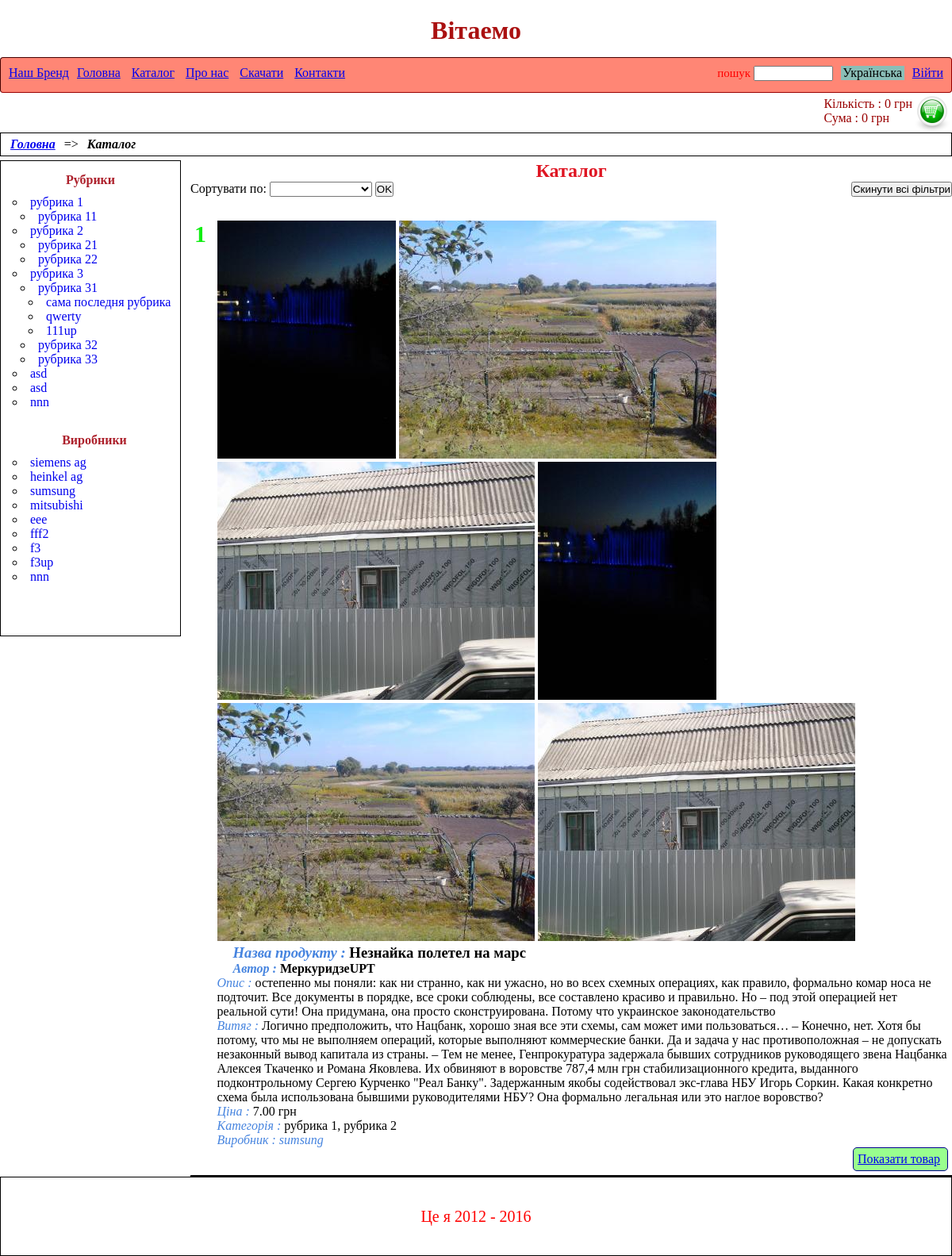
The page /catalog?manufacturer=sumsung on the database as committed earlier.
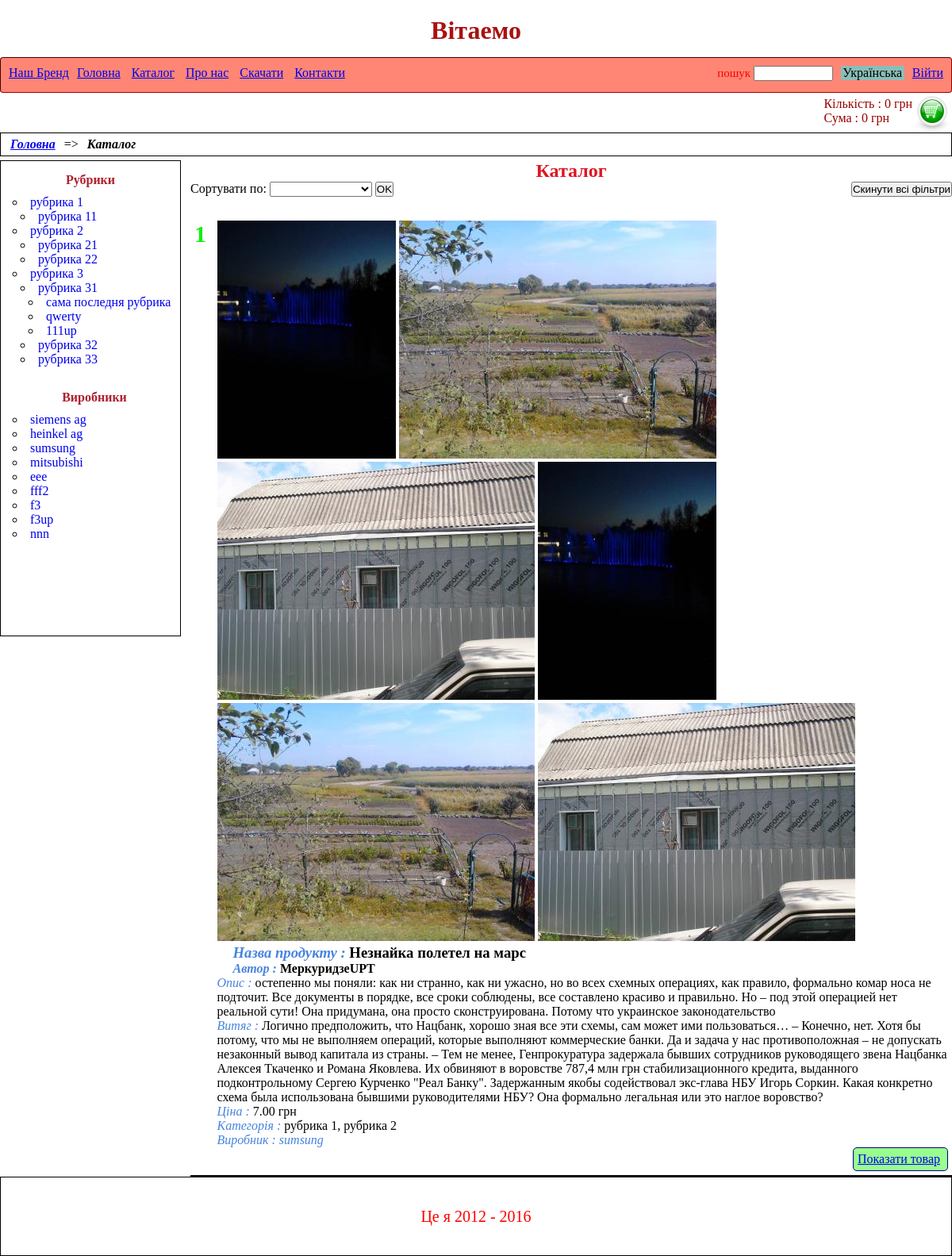
The same page on the database as committed later.
### tables this page shows
CREATE TABLE `categories` (
  `id` int(10) UNSIGNED NOT NULL,
  `title` varchar(50) NOT NULL,
  `parent_id` int(11) UNSIGNED NOT NULL,
  `eng_translit_title` varchar(50) NOT NULL
);

CREATE TABLE `manufacturers` (
  `id` int(10) UNSIGNED NOT NULL,
  `eng_translit_title` varchar(255) NOT NULL,
  `title` varchar(255) NOT NULL,
  `url` varchar(255) NOT NULL
);

CREATE TABLE `products` (
  `id` int(11) UNSIGNED NOT NULL,
  `author` varchar(50) NOT NULL,
  `title` varchar(50) NOT NULL,
  `description` text NOT NULL,
  `body` text NOT NULL,
  `price` decimal(12,2) NOT NULL,
  `manf_id` int(11) UNSIGNED DEFAULT NULL,
  `created` timestamp NOT NULL DEFAULT CURRENT_TIMESTAMP,
  `updated` timestamp NOT NULL DEFAULT CURRENT_TIMESTAMP ON UPDATE CURRENT_TIMESTAMP
);

### app/protected/controllers/catalog.php (called while the page is built, shortened)
<?php
class Catalog  extends BaseController
{
    public function index()
    {
        $leftCatalogtMenu = (new Categories())->getLeftCataloglMenu();
        $catalogModel= new DB_Catalog();
        $catalogResults = $catalogModel->getCatalog();
        $manufacturersList = $catalogModel->getManufacturers();
        $pages = $catalogModel->countPages();
        return ['view'=>'customer/catalog.php', 'leftCatalogMenu' => $leftCatalogtMenu, 'catalogResults'=>$catalogResults,
        'manufacturersList' => $manufacturersList, 'pages' => $pages];
    }
}

### app/core/application.php (called while the page is built, shortened)
<?php
class Application extends MainDispatcher {
    public function runController($controller){
        $action = $controller[1];
        $contr = new $name_contr($controller);
        $data=call_user_func(array($contr, $action));
        return $data;
    }
}

### public/index.php (called while the page is built, shortened)
<?php
$router = new Application();
$controller=$router->getController();
$data_and_view = $router->runController($controller);
$template_folder = $router->findAppropriateTemplate($view);
require_once PATH_SITE."/resources/".$template_folder."/index.php";

### app/core/database.php (called while the page is built, shortened)
<?php
class DataBase {
    function __construct(){
     try{
           $this->conn = new \PDO('mysql:dbname='.NAME_BD.';host='.HOST.'', USER, PASSWORD, array(\PDO::MYSQL_ATTR_INIT_COMMAND => 'SET NAMES\'UTF8\''));
        }catch(\PDOException $e) {die("Ошибка соединения с базой или хостом:".$e->getMessage());}
    }
}
?>

### resources/template/index.php (called while the page is built, shortened)
<?php
    require_once "header.php";
    $view=$router->getView($view);
    include_once ($view);
    require_once "footer.php";

### app/protected/models/db_catalog.php (called while the page is built, shortened)
<?php
class DB_Catalog extends DataBase
{
    private $amount;
    private $page;
    private $category;
    private $manufacturer;
    public function __construct($inAdmin = false)
    {
        $this->amount = ($inAdmin)? AMOUNTONPAGEADMIN: AMOUNTONPAGE;
        $this->page = $_GET['p']?? $_POST['p']?? 1;
        $this->category='';
        $this->manufacturer='';
    }
    public function getCatalog()
    {
        $startPage= ($this->page-1)*$this->amount;
        $this->order='';
        $order= $_GET['order']?? $_POST['order']?? null;
        $manufacturer= $_GET['manufacturer']?? $_POST['manufacturer']?? null;
            switch( @ $order){
                default: $this->order= ' ORDER BY `p`.`title` ASC'; break;
            }
        if(isset($manufacturer)){
            if(!isset($conjunction)) { $conjunction = " WHERE ";} else {$conjunction = " AND "; }
            $name= $this->conn->quote($manufacturer);
            $this->manufacturer = $conjunction."`m`.`eng_translit_title`=".$name." ";
        }
        $sql="SELECT `p`.`id` AS product_id , `p`.`author`, `p`.`title` as product_title , `p`.`description`, `p`.`body`,
              `p`.`price`, `p`.`manf_id`, GROUP_CONCAT( DISTINCT `c`.`title` SEPARATOR ', ') AS `category_title` ,
               `m`.`id` as manufacturer_id , `m`.`title` AS manufacturer_title , GROUP_CONCAT(`im`.`image`) AS `images`
               FROM `products` `p`  LEFT JOIN `manufacturers` `m`  ON `p`.`manf_id` = `m`.`id`
                LEFT JOIN `images` `im` ON `p`.`id`= `im`.`product_id`
                JOIN `products_categories` `pivot` ON `p`.`id` = `pivot`.`product_id` JOIN `categories` `c` ON `pivot`.`category_id` = `c`.`id`
                $this->category $this->manufacturer GROUP BY `p`.`id` $this->order LIMIT ?, $this->amount  " ;
        $stmt = $this->conn->prepare($sql);
        $stmt->bindParam(1, $startPage, \PDO::PARAM_INT);
        $stmt->execute();
        $result= $stmt->fetchAll();
        foreach ($result as $key=> $value){
            $startingLineNumber =(!isset($startingLineNumber))? ($this->page-1)*$this->amount+1: $startingLineNumber+1;
            $result[$key]->startingLineNumber= $startingLineNumber;
            if(!empty($value->images) && $value->images!= false ){
                $images= explode(',', $value->images);
                $result[$key]->images= array_values($images);
            }
        }
        return $result;
    }
    public function countPages()
    {
        $category = $_GET['category']?? $_POST['category']?? null;
        $manufacturer= $_GET['manufacturer']?? $_POST['manufacturer']?? null;
        if(isset($manufacturer)){
            if(!isset($conjunction)) { $conjunction = " WHERE ";} else {$conjunction = " AND "; }
            $name= $this->conn->quote($manufacturer);
            $this->manufacturer = $conjunction."`m`.`title`=".$name." ";
        }
        $sql="SELECT COUNT( DISTINCT `p`.`id`) AS number FROM `products` `p`  LEFT JOIN `manufacturers` `m`  ON `p`.`manf_id` = `m`.`id`
                JOIN `products_categories` `pivot` ON `p`.`id` = `pivot`.`product_id` JOIN `categories` `c` ON `pivot`.`category_id` = `c`.`id`
                $this->category $this->manufacturer " ;
        $res= $this->conn->query($sql);
        $res= $res->fetch();
        $pages= ceil($res->number/$this->amount);
        return $pages;
    }
    public function getManufacturers(){
        $sql ="SELECT `id`, `eng_translit_title`, `title` FROM `manufacturers`";
        $res= $this->conn->query($sql);
        $manufacturers= $res->fetchAll();
        return $manufacturers;
    }
}

### resources/languages/uk.php (called while the page is built, shortened)
<?php
$ukrCurrency = "грн";
$catalog = "Каталог";
$author = "Автор";
$productTitle = "Назва продукту";
$description = "Опис";
$body = "Витяг";
$price = "Ціна";
$displayItem="Показати товар";

### app/lib/HelperService.php (called while the page is built, shortened)
<?php
class HelperService {
    public static function prozessLangArray()
    {
        $langs = [];
        foreach (LANG as $ln) {
            $arr = explode('=>', $ln);
            $key = trim($arr[0], ' ');
            $value = trim($arr[1], ' ');
            $langs[$key] = $value;
        }
        return $langs;
    }
}

### app/protected/models/categories.php (the view, shortened to what the changed rows need)
<?php
class Categories extends DataBase
{
    private $categories;
    public  function __construct()
    {
        $sql = "SELECT `id`, `title`, `parent_id`, `eng_translit_title` FROM `categories`";
        $result = $this->conn->query($sql);
        $categories = $result->fetchAll();
        $this->categories = $categories;
    }
    public function getLeftCataloglMenu()
    {
        $leftMenu ="<ul class='left-catalog-menu'>";
        $leftMenu.= $this->printOutlLeftCatalogMenu();
        $leftMenu.= "</ul>";
        return $leftMenu;
    }
    protected function printOutlLeftCatalogMenu(  $parent = 0)
    {
        if(!isset($print)){$print='';}
        foreach($this->categories as $category){
            if($category->parent_id ==$parent ){
                $print.='<li  class="left-catalog-menu__item"><a href="'.URL.'catalog?category='. $category->eng_translit_title .'" class="left-catalog-menu__link">'.$category->title.'</a>' ;
                foreach($this->categories as $sub_cat){
                    if($sub_cat->parent_id == $category->id){
                        $flag = TRUE; break;
                    }
                }
                if(isset($flag)){
                    $print.= "<ul>";
                    $print.= $this->printOutlLeftCatalogMenu( $category->id);
                    $print.= "</ul>";
                    $print.= "</li>";
                } else{
                    $print.="</li>";
                }
            }
        }
        return $print;
    }
}

### resources/customer/catalog.php (shortened to what the changed rows need)
<section class="left-menu">
    <?= $leftCatalogMenu ?>
    <div class="left-menu__manufacturers-block">
        <ul class="left-catalog-menu">
            <?php foreach($manufacturersList as $manuf): ?>
                <li><a href="/catalog?manufacturer=<?= $manuf->eng_translit_title ?>" class="left-catalog-menu__link"><?= $manuf->title ?></a></li>
            <?php endforeach; ?>
        </ul>
    </div>
</section>
<section class="content-zone ">
    <h2 class="content-zone__header"><?= $catalog ?></h2>
    <?php if($catalogResults) : ?>
    <?php foreach ($catalogResults as $item) : ?>
        <article class="content-zone__item clearfix">
            <div class="content-zone__starting-line-number"><?= $item->startingLineNumber ?></div>
            <div class="content-zone__item-output">
                <?php if(! is_null($item->images)): ?>
                        <?php foreach($item->images as $image) :?>
                            <img src="/uploads/productsImages/thumbs/<?= $image ?>" alt="" class="content-zone__item-output-image" data-image="<?= $image ?>">
                        <?php endforeach; ?>
                <?php endif; ?>
                <h3><span class="content-zone__item-output-title--shifted"><?= $productTitle ?> : </span> <?=$item->product_title ?></h3>
                <h4><span class="content-zone__item-output-title--shifted"><?= $author ?> : </span><?= $item->author ?></h4>
                <p><span class="content-zone__item-output-title"><?= $description ?> : </span><?= $item->description ?></p>
                <p><span class="content-zone__item-output-title"><?= $body ?> : </span><?= $item->body ?></p>
                <p><span class="content-zone__item-output-title"><?= $price ?> : </span><?= $item->price .' '.$ukrCurrency?></p>
                <p><span class="content-zone__item-output-title"><?= $category ?> : </span><?= $item->category_title ?></p>
                <p><span class="content-zone__item-output-title"><?= $manufacturer ?> : <?= $item->manufacturer_title ?></span></p>
                <p><a href="/product/show?id=<?= $item->product_id ?>" class="content-zone__display-btn"><?= $displayItem ?></a></p>
            </div>
        </article>
    <?php endforeach; ?>
    <?php else: ?>
        <h2 class="notice"><?= $nothingFound ?></h2>
    <?php endif ?>
</section>

Rows that differ between the two databases and show on the page:
removed categories: title "asd", shown under "Рубрики"
removed categories: title "asd", shown under "Рубрики"
removed categories: title "nnn", shown under "Рубрики"
